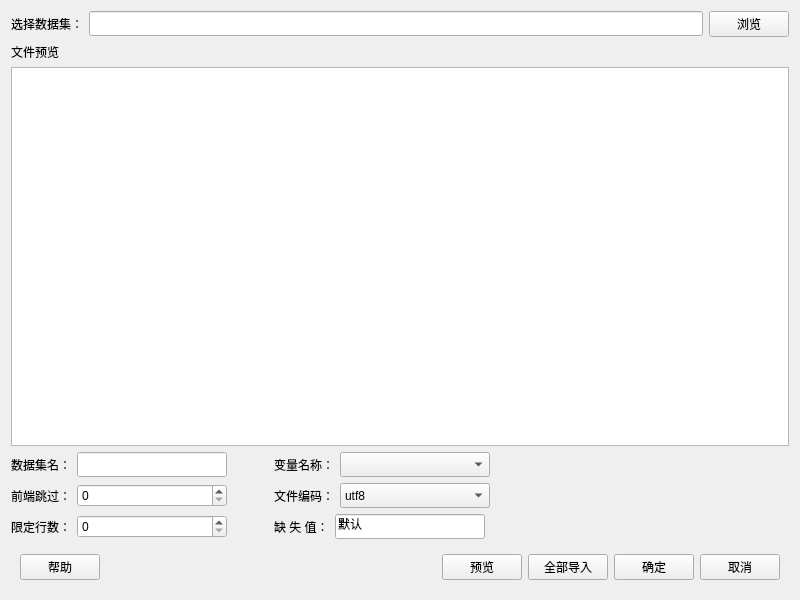
<?xml version="1.0" encoding="UTF-8"?>
<ui version="4.0">
 <class>Form</class>
 <widget class="QWidget" name="Form">
  <property name="geometry">
   <rect>
    <x>0</x>
    <y>0</y>
    <width>800</width>
    <height>600</height>
   </rect>
  </property>
  <property name="minimumSize">
   <size>
    <width>800</width>
    <height>600</height>
   </size>
  </property>
  <property name="maximumSize">
   <size>
    <width>16777215</width>
    <height>16777215</height>
   </size>
  </property>
  <property name="windowTitle">
   <string>导入STATA数据</string>
  </property>
  <property name="windowIcon">
   <iconset resource="../../../../ui/pyqtsource.qrc">
    <normaloff>:/color/theme/default/icons/stata.svg</normaloff>:/color/theme/default/icons/stata.svg</iconset>
  </property>
  <layout class="QVBoxLayout" name="verticalLayout_3">
   <item>
    <layout class="QHBoxLayout" name="horizontalLayout">
     <item>
      <widget class="QLabel" name="label_8">
       <property name="minimumSize">
        <size>
         <width>0</width>
         <height>25</height>
        </size>
       </property>
       <property name="text">
        <string>选择数据集：</string>
       </property>
      </widget>
     </item>
     <item>
      <widget class="QLineEdit" name="lineEdit_filePath">
       <property name="minimumSize">
        <size>
         <width>0</width>
         <height>25</height>
        </size>
       </property>
      </widget>
     </item>
     <item>
      <widget class="QPushButton" name="pushButton_choosefile">
       <property name="minimumSize">
        <size>
         <width>0</width>
         <height>25</height>
        </size>
       </property>
       <property name="text">
        <string>浏览</string>
       </property>
      </widget>
     </item>
    </layout>
   </item>
   <item>
    <widget class="QLabel" name="label">
     <property name="text">
      <string>文件预览</string>
     </property>
    </widget>
   </item>
   <item>
    <widget class="QTableWidget" name="tableWidget_previewData"/>
   </item>
   <item>
    <layout class="QHBoxLayout" name="horizontalLayout_9">
     <item>
      <layout class="QVBoxLayout" name="verticalLayout">
       <item>
        <layout class="QHBoxLayout" name="horizontalLayout_2">
         <item>
          <widget class="QLabel" name="label_6">
           <property name="minimumSize">
            <size>
             <width>0</width>
             <height>25</height>
            </size>
           </property>
           <property name="text">
            <string>数据集名：</string>
           </property>
          </widget>
         </item>
         <item>
          <widget class="QLineEdit" name="lineEdit_datasetName">
           <property name="minimumSize">
            <size>
             <width>150</width>
             <height>25</height>
            </size>
           </property>
           <property name="maximumSize">
            <size>
             <width>150</width>
             <height>16777215</height>
            </size>
           </property>
           <property name="text">
            <string/>
           </property>
          </widget>
         </item>
         <item>
          <spacer name="horizontalSpacer_7">
           <property name="orientation">
            <enum>Qt::Horizontal</enum>
           </property>
           <property name="sizeHint" stdset="0">
            <size>
             <width>40</width>
             <height>20</height>
            </size>
           </property>
          </spacer>
         </item>
        </layout>
       </item>
       <item>
        <layout class="QHBoxLayout" name="horizontalLayout_3">
         <item>
          <widget class="QLabel" name="label_3">
           <property name="minimumSize">
            <size>
             <width>0</width>
             <height>25</height>
            </size>
           </property>
           <property name="text">
            <string>前端跳过：</string>
           </property>
          </widget>
         </item>
         <item>
          <widget class="QSpinBox" name="spinBox_passHead">
           <property name="minimumSize">
            <size>
             <width>150</width>
             <height>0</height>
            </size>
           </property>
           <property name="maximumSize">
            <size>
             <width>150</width>
             <height>16777215</height>
            </size>
           </property>
           <property name="toolTip">
            <string>导入时数据前端跳过的行数，0为不跳过</string>
           </property>
           <property name="maximum">
            <number>1000000000</number>
           </property>
          </widget>
         </item>
         <item>
          <spacer name="horizontalSpacer_8">
           <property name="orientation">
            <enum>Qt::Horizontal</enum>
           </property>
           <property name="sizeHint" stdset="0">
            <size>
             <width>40</width>
             <height>20</height>
            </size>
           </property>
          </spacer>
         </item>
        </layout>
       </item>
       <item>
        <layout class="QHBoxLayout" name="horizontalLayout_4">
         <item>
          <widget class="QLabel" name="label_4">
           <property name="minimumSize">
            <size>
             <width>0</width>
             <height>25</height>
            </size>
           </property>
           <property name="text">
            <string>限定行数：</string>
           </property>
          </widget>
         </item>
         <item>
          <widget class="QSpinBox" name="spinBox_limitRow">
           <property name="minimumSize">
            <size>
             <width>150</width>
             <height>0</height>
            </size>
           </property>
           <property name="maximumSize">
            <size>
             <width>150</width>
             <height>16777215</height>
            </size>
           </property>
           <property name="toolTip">
            <string>限制导入的行数，0为不限</string>
           </property>
           <property name="maximum">
            <number>1000000000</number>
           </property>
          </widget>
         </item>
         <item>
          <spacer name="horizontalSpacer_9">
           <property name="orientation">
            <enum>Qt::Horizontal</enum>
           </property>
           <property name="sizeHint" stdset="0">
            <size>
             <width>40</width>
             <height>20</height>
            </size>
           </property>
          </spacer>
         </item>
        </layout>
       </item>
      </layout>
     </item>
     <item>
      <layout class="QVBoxLayout" name="verticalLayout_2">
       <item>
        <layout class="QHBoxLayout" name="horizontalLayout_6">
         <item>
          <widget class="QLabel" name="label_2">
           <property name="minimumSize">
            <size>
             <width>0</width>
             <height>25</height>
            </size>
           </property>
           <property name="text">
            <string>变量名称：</string>
           </property>
          </widget>
         </item>
         <item>
          <widget class="QComboBox" name="comboBox_var_name">
           <property name="minimumSize">
            <size>
             <width>150</width>
             <height>25</height>
            </size>
           </property>
           <property name="maximumSize">
            <size>
             <width>150</width>
             <height>16777215</height>
            </size>
           </property>
          </widget>
         </item>
         <item>
          <spacer name="horizontalSpacer_4">
           <property name="orientation">
            <enum>Qt::Horizontal</enum>
           </property>
           <property name="sizeHint" stdset="0">
            <size>
             <width>40</width>
             <height>20</height>
            </size>
           </property>
          </spacer>
         </item>
        </layout>
       </item>
       <item>
        <layout class="QHBoxLayout" name="horizontalLayout_5">
         <item>
          <widget class="QLabel" name="label_5">
           <property name="minimumSize">
            <size>
             <width>0</width>
             <height>25</height>
            </size>
           </property>
           <property name="text">
            <string>文件编码：</string>
           </property>
          </widget>
         </item>
         <item>
          <widget class="QComboBox" name="comboBox_encode">
           <property name="minimumSize">
            <size>
             <width>150</width>
             <height>25</height>
            </size>
           </property>
           <property name="maximumSize">
            <size>
             <width>100</width>
             <height>16777215</height>
            </size>
           </property>
           <item>
            <property name="text">
             <string>utf8</string>
            </property>
           </item>
           <item>
            <property name="text">
             <string>gb2312</string>
            </property>
           </item>
           <item>
            <property name="text">
             <string>gbk</string>
            </property>
           </item>
           <item>
            <property name="text">
             <string>ascii</string>
            </property>
           </item>
          </widget>
         </item>
         <item>
          <spacer name="horizontalSpacer_3">
           <property name="orientation">
            <enum>Qt::Horizontal</enum>
           </property>
           <property name="sizeHint" stdset="0">
            <size>
             <width>40</width>
             <height>20</height>
            </size>
           </property>
          </spacer>
         </item>
        </layout>
       </item>
       <item>
        <layout class="QHBoxLayout" name="horizontalLayout_7">
         <item>
          <widget class="QLabel" name="label_7">
           <property name="minimumSize">
            <size>
             <width>0</width>
             <height>25</height>
            </size>
           </property>
           <property name="text">
            <string>缺 失 值：</string>
           </property>
          </widget>
         </item>
         <item>
          <widget class="QLineEdit" name="lineEdit_missValue">
           <property name="minimumSize">
            <size>
             <width>150</width>
             <height>25</height>
            </size>
           </property>
           <property name="maximumSize">
            <size>
             <width>150</width>
             <height>16777215</height>
            </size>
           </property>
           <property name="text">
            <string>默认</string>
           </property>
          </widget>
         </item>
         <item>
          <spacer name="horizontalSpacer_5">
           <property name="orientation">
            <enum>Qt::Horizontal</enum>
           </property>
           <property name="sizeHint" stdset="0">
            <size>
             <width>40</width>
             <height>20</height>
            </size>
           </property>
          </spacer>
         </item>
        </layout>
       </item>
      </layout>
     </item>
     <item>
      <spacer name="horizontalSpacer">
       <property name="orientation">
        <enum>Qt::Horizontal</enum>
       </property>
       <property name="sizeHint" stdset="0">
        <size>
         <width>40</width>
         <height>20</height>
        </size>
       </property>
      </spacer>
     </item>
    </layout>
   </item>
   <item>
    <widget class="QWidget" name="widget" native="true">
     <property name="minimumSize">
      <size>
       <width>50</width>
       <height>0</height>
      </size>
     </property>
     <property name="maximumSize">
      <size>
       <width>16777215</width>
       <height>16777215</height>
      </size>
     </property>
     <layout class="QHBoxLayout" name="horizontalLayout_10">
      <item>
       <layout class="QHBoxLayout" name="horizontalLayout_8">
        <item>
         <widget class="QPushButton" name="pushButton_help">
          <property name="minimumSize">
           <size>
            <width>0</width>
            <height>25</height>
           </size>
          </property>
          <property name="text">
           <string>帮助</string>
          </property>
         </widget>
        </item>
        <item>
         <spacer name="horizontalSpacer_2">
          <property name="orientation">
           <enum>Qt::Horizontal</enum>
          </property>
          <property name="sizeHint" stdset="0">
           <size>
            <width>40</width>
            <height>20</height>
           </size>
          </property>
         </spacer>
        </item>
        <item>
         <widget class="QPushButton" name="pushButton_preview">
          <property name="minimumSize">
           <size>
            <width>0</width>
            <height>25</height>
           </size>
          </property>
          <property name="text">
           <string>预览</string>
          </property>
         </widget>
        </item>
        <item>
         <widget class="QPushButton" name="pushButton_all">
          <property name="minimumSize">
           <size>
            <width>0</width>
            <height>25</height>
           </size>
          </property>
          <property name="toolTip">
           <string>导入全部数据到工作空间</string>
          </property>
          <property name="text">
           <string>全部导入</string>
          </property>
         </widget>
        </item>
        <item>
         <widget class="QPushButton" name="pushButton_ok">
          <property name="minimumSize">
           <size>
            <width>0</width>
            <height>25</height>
           </size>
          </property>
          <property name="toolTip">
           <string>导入当前数据到工作区间</string>
          </property>
          <property name="text">
           <string>确定</string>
          </property>
         </widget>
        </item>
        <item>
         <widget class="QPushButton" name="pushButton_cancel">
          <property name="minimumSize">
           <size>
            <width>0</width>
            <height>25</height>
           </size>
          </property>
          <property name="text">
           <string>取消</string>
          </property>
         </widget>
        </item>
       </layout>
      </item>
     </layout>
    </widget>
   </item>
  </layout>
 </widget>
 <resources>
  <include location="../../../../ui/pyqtsource.qrc"/>
 </resources>
 <connections/>
</ui>
